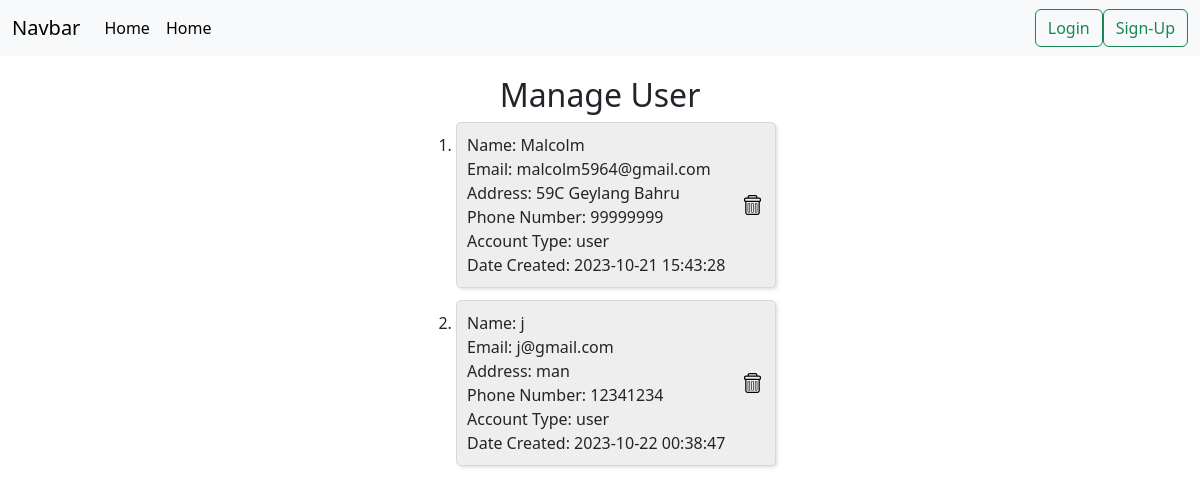
/manage_user, run on an earlier commit of the app's database.
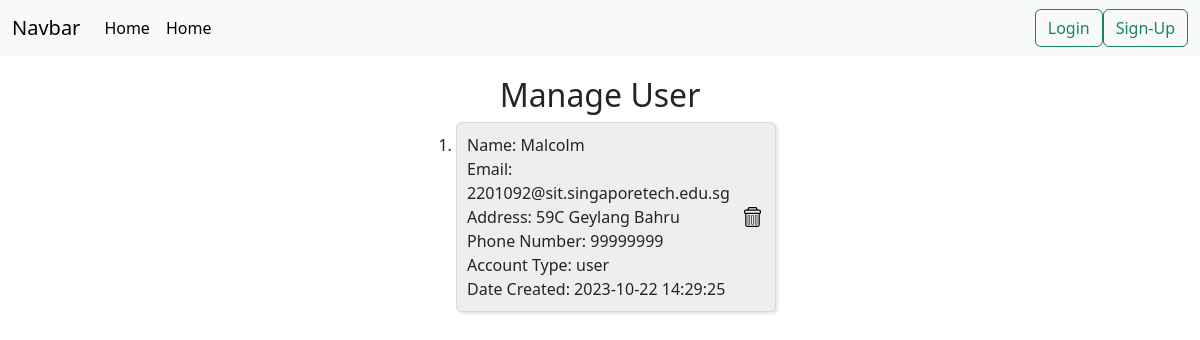
And on a later commit of the database.
### tables this page shows
CREATE TABLE users (
    user_id INTEGER PRIMARY KEY AUTOINCREMENT,
    first_name varchar(50) NOT NULL,
    last_name varchar(50),
    email varchar(50) NOT NULL UNIQUE,
    password varchar(50) NOT NULL,
    address varchar(100),
    phone_number varchar(20),
    account_type varchar(10) NOT NULL DEFAULT "user",
    time_created DATETIME DEFAULT CURRENT_TIMESTAMP
);

### app.py (the view)
@app.route('/manage_user', methods=['GET', 'POST'])
def manage_user():
    try:
        if request.method == 'GET':
            conn = get_db_connection()
            users = conn.execute('SELECT * FROM users').fetchall()
            conn.close()
            return render_template('manage_user.html', users=users)
    except Exception as e:
        print(str(e))
        return redirect('/')

### app.py (called while the page is built)
def get_db_connection():
    conn = sqlite3.connect('sql_database.db')
    conn.row_factory = sqlite3.Row
    return conn

### templates/manage_user.html (shortened to what this page needs)
{% extends 'base.html' %}
{% block body %}
<main class="container-fluid main-cart-container">
  <h2>Manage User</h2>
  <div class="user-list">
    <ol>
      {% for user in users %}
      <li>
        <div class="user-box-flex">
          <div class="user-box-description">
            <div class="manage-user-left-section">
              <div class="first-name">
                {% if user.lastname != null %}
                Name: {{ user.first_name + " " + user.last_name }}
                {% else %}
                Name: {{ user.first_name }}
                {% endif %}
              </div>
              <div class="email">
                Email: {{ user.email }}
              </div>
              <div class="address">
                Address: {{ user.address }}
              </div>
              <div class="phone-number">
                  Phone Number: {{ user.phone_number }}
              </div>
              <div class="account_type">
                  Account Type: {{ user.account_type }}
              </div>
              <div class="date-created">
                  Date Created: {{ user.time_created }}
              </div>
            </div>
            <div class="manage-user-right-section">
              <div class="delete-user-container">
                <form class="delete-user-form" action="/delete_user" method="POST">
                  <button class="delete-user-button">
                    <img src="/static/css/icons/trash.svg" alt="delete-user-image" class="delete-user-image">
                  </button>
                </form>
              </div>
            </div>
          </div>
        </div>
      </li>
      {% endfor %}
  </ol>
  </div>
</main>
{% endblock %}

### templates/base.html (shortened to what this page needs)
<!DOCTYPE html>
<html lang="en">
<head>
    <link rel="stylesheet" href="{{ url_for('static', filename='css/main.css') }}">
    <link href="https://cdn.jsdelivr.net/npm/bootstrap@5.3.2/dist/css/bootstrap.min.css" rel="stylesheet">
  </head>
<body>
    <header>
        <nav class="navbar navbar-expand-lg bg-body-tertiary">
            <div class="container-fluid">
              <a class="navbar-brand" href="#">Navbar</a>
              <div class="collapse navbar-collapse" id="navbarSupportedContent">
                <ul class="navbar-nav me-auto mb-2 mb-lg-0">
                  <li class="nav-item">
                    <a class="nav-link active" aria-current="page" href="/">Home</a>
                  </li>
                  <li class="nav-item">
                    <a class="nav-link active" aria-current="page" href="/detailedItem">Home</a>
                  </li>
                </ul>
                <div class="d-flex">
                  {% if session['login_status'] == 1 %}
                  <a class="btn btn-outline-success" href="/logout">Logout</a>
                  {% else %}
                  <a class="btn btn-outline-success" href="/login">Login</a>
                  <a class="btn btn-outline-success" href="/signup">Sign-Up</a>
                  {% endif %}
                </div>
              </div>
            </div>
          </nav>
        </header>
    {% block body %}{% endblock %}
</body>
</html>

### static/css/main.css (style rules this page uses)
* { margin: 0; padding: 0; }
header { margin-bottom: 20px; }
body, html { height: 100%; font-family: sans-serif; }
.main-cart-container { display: flex; flex-direction: column; align-items: center; }
.delete-cart-container, .delete-user-container { display: flex; justify-content: center; padding-bottom: 5px; padding-right: 5px; }
.delete-cart-form, .delete-user-form { display: flex; justify-content: center; }
.delete-cart-button, .delete-user-button { border: none; }
.delete-cart-image, .delete-user-image { height: 20px; }
.user-box-flex { display: flex; flex-direction: row; }
.user-box-description { display: flex; flex-direction: row; margin-bottom: 12px; border: solid; border-width: 1px; border-radius: 5px; border-color: rgb(216, 216, 216); background-color: rgb(238, 238, 238); box-shadow: 2px 2px 3px rgba(0, 0, 0, 0.1); width: 320px; padding: 10px 0px 10px 10px; }
.manage-user-left-section { flex: 1; }
.manage-user-right-section { display: flex; width: 40px; justify-content: center; align-items: center; }

What changed in the data, as far as the page shows it:
removed users: first_name "j", email "j@gmail.com", address "man", phone_number "12341234", account_type "user", time_created "2023-10-22 00:38:47"
changed users "Malcolm": email "malcolm5964@gmail.com" → "2201092@sit.singaporetech.edu.sg"; time_created "2023-10-21 15:43:28" → "2023-10-22 14:29:25"
